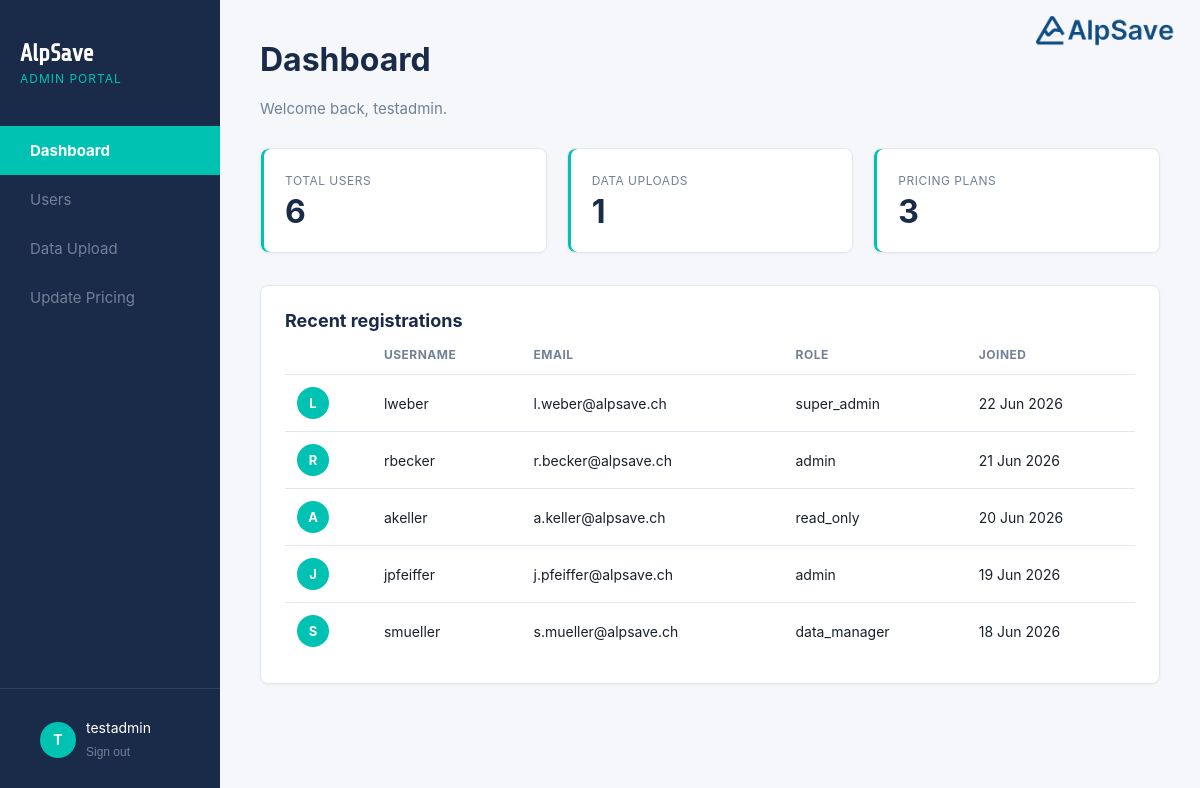
Page /index.php?page=dashboard (signed in) on the committed database.
### tables this page shows
CREATE TABLE `users` (
  `id` int NOT NULL,
  `username` varchar(16) NOT NULL,
  `email` varchar(255) NOT NULL,
  `password` varchar(255) NOT NULL,
  `created_at` datetime DEFAULT CURRENT_TIMESTAMP,
  `role` varchar(20) NOT NULL DEFAULT '',
  `department` varchar(20) NOT NULL DEFAULT '',
  `terms` tinyint(1) NOT NULL DEFAULT '0',
  `notifications` tinyint(1) NOT NULL DEFAULT '0',
  `avatar` varchar(255) DEFAULT NULL
);

### class/Database.class.php (called while the page is built, shortened)
<?php
class Database
{
    private static ?PDO $connection = null;
    public static function getConnection(): PDO
    {
        if (self::$connection === null) {
            try {
                self::$connection = new PDO(
                    "mysql:host=" . DB_SERVER . ";dbname=" . DB_NAME . ";charset=utf8mb4",
                    DB_USER,
                    DB_PASSWORD,
                    [PDO::ATTR_ERRMODE => PDO::ERRMODE_EXCEPTION, PDO::ATTR_DEFAULT_FETCH_MODE => PDO::FETCH_ASSOC, PDO::ATTR_EMULATE_PREPARES => false,]
                );
            } catch (PDOException $e) {
                error_log('Database connection failed: ' . $e->getMessage());
                http_response_code(500);
                exit('A server error occurred. Please try again later.');
            }
        }
        return self::$connection;
    }
}

### class/User.class.php (called while the page is built, shortened)
<?php
class User
{
    private PDO $db;
    public function __construct()
    {
        $this->db = Database::getConnection();
    }
    public function recent(int $limit = 5): array
    {
        $stmt = $this->db->prepare(
            'SELECT id, username, email, role, avatar, created_at
         FROM users ORDER BY created_at DESC LIMIT :limit'
        );
        $stmt->bindValue(':limit', $limit, PDO::PARAM_INT);
        $stmt->execute();
        return $stmt->fetchAll();
    }
    public function count(): int
    {
        return (int) $this->db->query('SELECT COUNT(*) FROM users')->fetchColumn();
    }
}

### scripts/dashboard.php (called while the page is built, shortened)
<?php
$totalUsers   = (new User())->count();
$totalUploads = (new Upload())->count();
$totalPlans   = (new Pricing())->count();
$recentUsers  = (new User())->recent(5);

### class/Upload.class.php (called while the page is built, shortened)
<?php
class Upload
{
    private PDO $db;
    public function __construct()
    {
        $this->db = Database::getConnection();
    }
    public function count(): int
    {
        return (int) $this->db->query('SELECT COUNT(*) FROM uploads')->fetchColumn();
    }
}

### class/Pricing.class.php (called while the page is built, shortened)
<?php
class Pricing
{
    private PDO $db;
    public function __construct()
    {
        $this->db = Database::getConnection();
    }
    public function count(): int
    {
        return (int) $this->db->query('SELECT COUNT(*) FROM pricing_plans')->fetchColumn();
    }
}

### views/dashboard.php (the view, shortened to what this page needs)
<div class="dash-layout">
    <?php $active = 'dashboard'; include __DIR__ . '/partials/sidebar.php'; ?>
    <main class="dash-content">
        <div class="dash-header">
            <div>
                <h1 class="dash-header__title">Dashboard</h1>
                <p class="dash-header__sub">Welcome back, <?= htmlspecialchars($username) ?>.</p>
            </div>
        </div>
        <div class="stat-grid">
            <div class="stat-card">
                <p class="stat-card__label">Total users</p>
                <p class="stat-card__value"><?= (int) $totalUsers ?></p>
            </div>
            <div class="stat-card">
                <p class="stat-card__label">Data uploads</p>
                <p class="stat-card__value"><?= (int) $totalUploads ?></p>
            </div>
            <div class="stat-card">
                <p class="stat-card__label">Pricing plans</p>
                <p class="stat-card__value"><?= (int) $totalPlans ?></p>
            </div>
        </div>
        <div class="panel">
            <h2 class="panel__title">Recent registrations</h2>
            <table class="data-table">
                <thead>
                    <tr>
                        <th></th>
                        <th>Username</th>
                        <th>Email</th>
                        <th>Role</th>
                        <th>Joined</th>
                    </tr>
                </thead>
                <tbody>
                <?php foreach ($recentUsers as $u): ?>
                    <tr>
                        <td>
                            <?php if (!empty($u['avatar'])): ?>
                                <img class="avatar-badge" src="<?= htmlspecialchars($u['avatar']) ?>" alt="">
                            <?php else: ?>
                                <span class="avatar-badge"><?= htmlspecialchars(strtoupper(substr($u['username'], 0, 1))) ?></span>
                            <?php endif; ?>
                        </td>
                        <td><?= htmlspecialchars($u['username']) ?></td>
                        <td><?= htmlspecialchars($u['email']) ?></td>
                        <td><?= htmlspecialchars($u['role']) ?></td>
                        <td><?= htmlspecialchars(date('d M Y', strtotime($u['created_at']))) ?></td>
                    </tr>
                <?php endforeach; ?>
                </tbody>
            </table>
        </div>
    </main>
</div>

### assets/css/style.css (style rules this page uses)
*, *::before, *::after { box-sizing: border-box; margin: 0; padding: 0; }
body { height: 100vh; font-family: var(--font-body), sans-serif; font-size: var(--font-size-base); color: var(--color-text); background: var(--color-bg); }
.dash-layout { display: flex; min-height: 100vh; }
.dash-content { flex: 1; background: var(--color-bg); padding: 40px; }
.dash-header { margin-bottom: 30px; }
.dash-header__title { font-size: 32px; color: var(--color-navy); margin-bottom: 20px; }
.dash-header__sub { font-size: 15px; color: var(--color-text-muted); }
.stat-grid { display: grid; grid-template-columns: repeat(auto-fit, minmax(180px, 1fr)); gap: 20px; margin-bottom: 32px; }
.stat-card { background: var(--color-white); border: 1px solid var(--color-border); border-radius: var(--border-radius); padding: 24px; box-shadow: inset 3px 0 0 var(--color-accent), 0 1px 3px rgba(16, 24, 40, 0.04); }
.stat-card__label { font-size: 12px; text-transform: uppercase; letter-spacing: 0.5px; color: var(--color-text-muted); margin-bottom: 8px; }
.stat-card__value { font-size: 32px; font-weight: bold; color: var(--color-navy); line-height: 1; }
.panel, .upload-widget { background: var(--color-white); border: 1px solid var(--color-border); border-radius: var(--border-radius); padding: 24px; box-shadow: 0 1px 3px rgba(16, 24, 40, 0.04); margin-bottom: 24px; }
.panel__title, .upload-widget h2 { font-size: 18px; color: var(--color-navy); margin-bottom: 16px; }
.data-table { width: 100%; border-collapse: collapse; font-size: 14px; }
.data-table thead th { text-align: left; font-size: 12px; text-transform: uppercase; letter-spacing: 0.5px; color: var(--color-text-muted); padding: 0 12px 12px; border-bottom: 1px solid var(--color-border); }
.data-table tbody td { padding: 12px; border-bottom: 1px solid var(--color-border); vertical-align: middle; color: var(--color-text); }
.data-table tbody tr:last-child td { border-bottom: none; }
.avatar-badge { width: 32px; height: 32px; border-radius: 50%; background: var(--color-accent); color: var(--color-white); display: inline-flex; align-items: center; justify-content: center; font-size: 13px; font-weight: bold; object-fit: cover; }

### assets/css/variables.css (style rules this page uses)
:root { --font-body: 'Inter', sans-serif; --font-heading: 'Share Tech', sans-serif; --font-size-base: 16px; --color-navy: #1a2b4a; --color-bg: #F5F7FA; --color-accent: #00c2b2; --color-accent-hover: #009e90; --color-error: #e53e3e; --color-success: #2f9e44; --color-red: #DA291C; --color-text: #1a202c; --color-text-muted: #718096; --color-white: #ffffff; --color-border: #e2e8f0; --border-radius: 8px; }

### rows in the picture
users: username "L", username "lweber", email "l.weber@alpsave.ch", role "super_admin", created_at "22 Jun 2026"
users: username "R", username "rbecker", email "r.becker@alpsave.ch", role "admin", created_at "21 Jun 2026"
users: username "A", username "akeller", email "a.keller@alpsave.ch", role "read_only", created_at "20 Jun 2026"
users: username "J", username "jpfeiffer", email "j.pfeiffer@alpsave.ch", role "admin", created_at "19 Jun 2026"
users: username "S", username "smueller", email "s.mueller@alpsave.ch", role "data_manager", created_at "18 Jun 2026"

### other values in the picture
$initial "T"
$username "testadmin"
$totalUsers "6"
$totalUploads "1"
$totalPlans "3"
